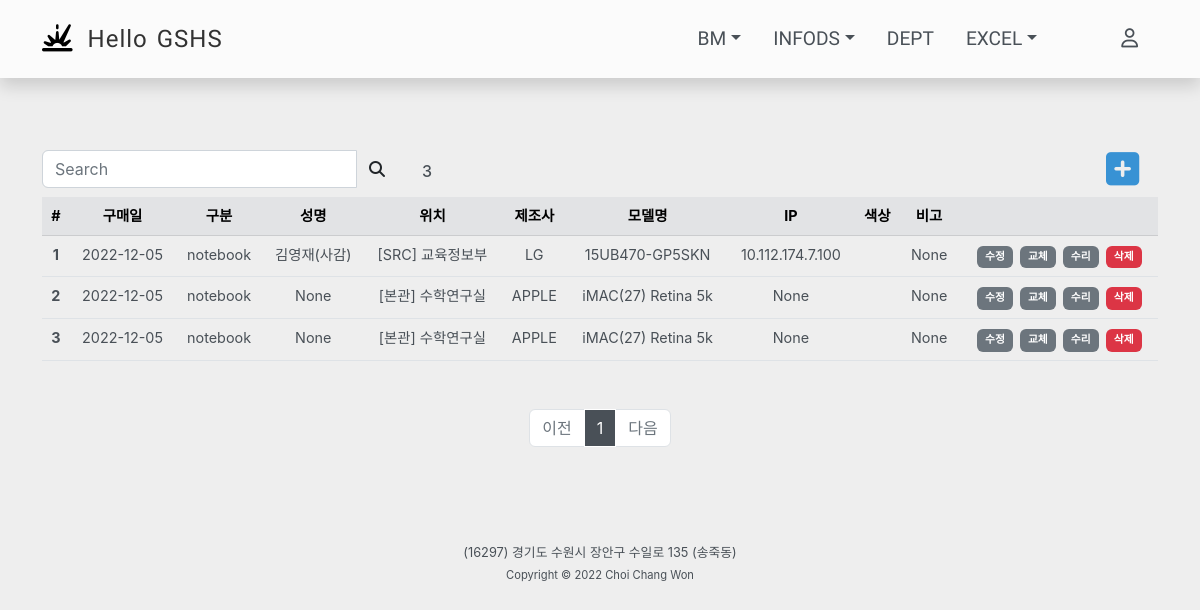
The app's page /gigi/notebook/ with its own data.
### gshsapp/models.py (models this page shows, shortened)
class Gigiinfo(models.Model):
    COLOR_SELECT = (
        ('None',None),
        ('블랙','블랙'),
        ('컬러','컬러'),
    )
    date = models.DateField(default=timezone.now)
    buyproduct = models.ForeignKey(Buyproduct, on_delete=models.CASCADE, related_name='gigiinfo')
    location = models.ForeignKey(Location, on_delete=models.CASCADE, related_name='gigiinfo')
    user = models.ForeignKey(User, on_delete=models.CASCADE, related_name='gigiinfo', null=True, blank=True)
    ip = models.CharField(max_length=20, null=True, blank=True)
    color = models.CharField(max_length=10, choices=COLOR_SELECT, default=None, blank=True)
    jaego = models.BooleanField(default=False)
    notuse = models.BooleanField(default=False)
    bigo = models.CharField(max_length=100, null=True, blank=True)
    class Meta:
        db_table = "gigiinfo"

class Buyproduct(models.Model):
    gubun = models.ForeignKey(Gubun, on_delete=models.CASCADE, related_name='buyproduct')
    company = models.CharField(max_length=20)
    model = models.CharField(max_length=30)
    bigo = models.CharField(max_length=100, null=True, blank=True)
    class Meta:
        db_table = "buyproduct"

class Gubun(models.Model):
    GUBUN = (
        ('Buyproduct', '구매Table'),
        ('Replacement', '교체Table'),
        ('Repair', '수리Table'),
    )
    tablename = models.CharField(max_length=20, default='', choices=GUBUN)
    gubun = models.CharField(max_length=50)
    def __str__(self):
        return self.gubun
    class Meta:
        db_table = "gubun"

class Location(models.Model):
    LGUBUN = (
        ('부서','부서'),
        ('강의실','강의실'),
        ('실험실','실험실'),
        ('협의회실','협의회실'),
        ('강당','강당'),
        ('서버실','서버실'),
        ('Wee클래스','Wee클래스'),
        ('동아리실','동아리실'),
        ('기타','기타'),
    )
    BGUBUN = (
        ('본관','본관'),
        ('SRC','SRC'),
        ('학술정보관','학술정보관'),
        ('학습관','학습관'),
        ('자치관','자치관'),
        ('창조관','창조관'),
        ('급식소','급식소'),
        ('우정1관','우정1관'),
        ('우정2관','우정2관'),
        ('아름관','아름관'),
    )
    building = models.CharField(max_length=50, choices=BGUBUN)
    hosil = models.CharField(max_length=20)
    locationgubun = models.CharField(max_length=20, default='기타', choices=LGUBUN)
    bigo = models.CharField(max_length=100, null=True, blank=True)
    def __str__(self):
        return f'[{self.building}] {self.hosil}'
    class Meta:
        db_table = "location"

### login/models.py (models this page shows)
class User(AbstractUser):
    objects = UserManager()
    username = models.CharField(max_length=20, null=True, unique=True, blank=True)
    password = models.CharField(max_length=100, null=True, blank=True)
    email = models.CharField(max_length=50, null=True, blank=True)
    is_active = models.BooleanField(default=True)
    name = models.CharField(max_length=50, null=True)
    subject = models.CharField(max_length=50, null=True)
    USERNAME_FIELD = 'username'
    def __str__(self):
        return f'{self.name}({self.subject})'
    class Meta:
        db_table = "user"

### gshsapp/views.py (the view)
# urls.py: path('gigi/<str:gigigubun>/', views.InfogigiList, name='gigi_gubun'),
def InfogigiList(request, gigigubun):
    context={}
    query = request.GET.get('q','')
    if gigigubun == 'all':
        infogigis = Gigiinfo.objects.all().exclude(user__is_active =False).filter(jaego=False, notuse=False).order_by('date')
    elif gigigubun == 'notebook' or gigigubun == 'desktop':
        infogigis = Gigiinfo.objects.all().exclude(user__is_active =False).filter(buyproduct__gubun__gubun=gigigubun, jaego=False, notuse=False).order_by('date')
    elif gigigubun == 'jaego':
        infogigis = Gigiinfo.objects.all().filter(jaego=True, notuse=False).order_by('date')
    elif gigigubun == 'notuse':
        infogigis = Gigiinfo.objects.all().filter(jaego=False, notuse=True).order_by('date')
    else:
        infogigis = Gigiinfo.objects.all().filter(buyproduct__gubun__gubun=gigigubun, jaego=False, notuse=False).order_by('date')
    gigis = infogigis.filter(Q(user__name__icontains=query) | Q(buyproduct__model__icontains=query) | Q(location__hosil__icontains=query) | Q(ip__icontains=query))
    context['gigigubun'] = gigigubun
    context['q'] = query
    page = request.GET.get('page', '1')  # 페이지
    paginator = Paginator(gigis, 10)  # 페이지당 10개씩 보여주기
    page_obj = paginator.get_page(page)
    context ['page_obj'] = page_obj
    context ['query'] = query
    return render(request, 'gshsapp/infogigi.html', context)

### gshsapp/templates/gshsapp/infogigi.html (shortened to what this page needs)
{% extends 'base.html' %}
{% block content %}
<div class="row">
  <div class="col-md-4">
    <form method="GET" action="{% url 'gshsapp:gigi_gubun' gigigubun=gigigubun %}">
      <div class="input-group">
        <input type="search" name="q" value="{{ q }}" class="form-control" placeholder="Search" aria-label="Search" aria-describedby="search-addon" />
        <button type="submit" class="btn">
          <i class="fas fa-search"></i>
        </button>
      </div>
    </form>
  </div>
  <div class="col-md-1  align-self-end me-auto"><h6>{{ page_obj.paginator.count }}</h6></div>
  <div class="col-md-1 text-center">
    <a href="{% url 'gshsapp:gigi_create' gigigubun=gigigubun %}">
      <i style="font-size: 38px; color:#3892d4;" class="fas fa-plus-square"></i>
    </a>
  </div>
</div>
<table class="table text-center mt-2">
    <thead class="table-secondary">
      <tr>
        <th scope="col">#</th>
        <th scope="col">구매일</th>
        <th scope="col">구분</th>
        <th scope="col">성명</th>
        <th scope="col">위치</th>
        <th scope="col">제조사</th>
        <th scope="col">모델명</th>
        <th scope="col">IP</th>
        <th scope="col">색상</th>
        <th scope="col">비고</th>
        <th scope="col"></th>
      </tr>
    </thead>
      {% for gigi in page_obj %}
      <tr>
        <th scope="row">{{ forloop.counter }}</th>
        <td>{{ gigi.date|date:"Y-m-d" }}</td>
        <td>{{ gigi.buyproduct.gubun }}</td>
        <td>{{ gigi.user}}</td>
        <td>{{ gigi.location }}</td>
        <td>{{ gigi.buyproduct.company }}</td>
        <td>{{ gigi.buyproduct.model }}</td>
        <td>{{ gigi.ip }}</td>
        <td>{{ gigi.color }}</td>
        <td>{{ gigi.bigo }}</td>
        <td>
          {% if gigigubun == 'notuse'%}
            <span class="gitamenu badge bg-danger">불용기기</span>
          {% elif gigigubun == 'jaego'%}
            <span class="gitamenu badge bg-success">재고기기</span>
          {% else %}
            <a href="{% url 'gshsapp:gigi_update' gigi.id %} ">
              <span class="gitamenu badge bg-secondary">수정</span>
            </a>
            <a href="{% url 'gshsapp:gigi_change' gigi.id %}?next={{request.path}} ">
              <span class="gitamenu badge bg-secondary">교체</span>
            </a>
            <a href="{% url 'gshsapp:gigi_suri' gigi.id %}?next={{request.path}} ">
              <span class="gitamenu badge bg-secondary">수리</span>
            </a>
            <span class="gigidelete gitamenu badge bg-danger" data-url="{% url 'gshsapp:gigi_delete' gigi.id %}">삭제</span>
          {% endif %}
        </td>
      </tr>
      {% endfor %}
  </table>
  <div class="row mt-5">
    <div class="col-12">
      {% include 'gshsapp/pagination.html' %}
    </div>
  </div>
  {% endblock %}

### static/css/gshs.css (style rules this page uses)
html, body { -ms-overflow-style: none; background-color: #eee; color: #495057; font-family: "NotoSansKR-Regular", -apple-system, BlinkMacSystemFont, "Segoe UI", Roboto, "Helvetica Neue", Arial, "Noto Sans", sans-serif, "Apple Color Emoji", "Segoe UI Emoji", "Segoe UI Symbol", "Noto Color Emoji"; }
a { text-decoration: none; }
.table { --bs-table-color: #495057; color: #495057; font-size: 0.9rem; }
.gitamenu { margin-left: 3px; padding: 6px 8px; }
.gigidelete { cursor: pointer; }

### records on screen
Gigiinfo: date "2022-12-05", buyproduct.gubun "notebook", user "김영재(사감)", location "[SRC] 교육정보부", buyproduct.company "LG", buyproduct.model "15UB470-GP5SKN", ip "10.112.174.7.100", bigo "None"
Gigiinfo: date "2022-12-05", buyproduct.gubun "notebook", user "None", location "[본관] 수학연구실", buyproduct.company "APPLE", buyproduct.model "iMAC(27) Retina 5k", ip "None", bigo "None"
Gigiinfo: date "2022-12-05", buyproduct.gubun "notebook", user "None", location "[본관] 수학연구실", buyproduct.company "APPLE", buyproduct.model "iMAC(27) Retina 5k", ip "None", bigo "None"

### other values on screen
{{ page_obj.paginator.count }} "3"
{{ page_number }} "1"
